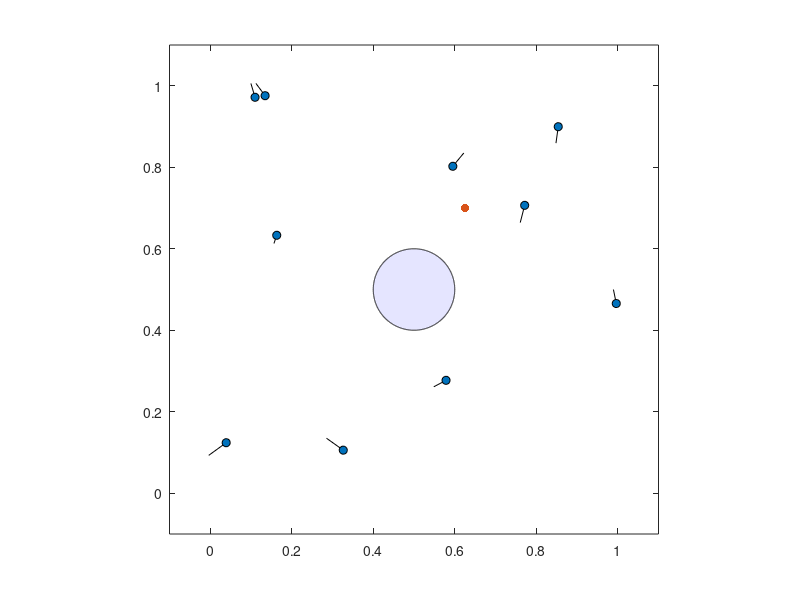

The MATLAB script that drew this image: (Note: this script raises an error after producing the figure.)
% This code generates a simulation of schools of fish chasing food.
% The fish is contained inside a box of size 1x1.
clear; close all; clc;

%% Simulation Setup
% States for fish
K1 = 10;
X = rand(2,K1);
v0 = 0.3;                   % speed limit for fish
V = 2*v0 * rand(2,K1)-v0;

% Food
K2 = 1;
F = rand(2,K2);
rho = 0.03;

% Behavioral parameters
lambda = 0.2;                           % inertia
beta   = 0.03;     Vb = zeros(size(V));    % group up
gamma  = 0.3;   Vg = zeros(size(V));    % move with CoG
mu     = 0.7;                           % loss factor for move w/ CoG
delta  = 10;    Vd = zeros(size(V));    % collision avoidance
eps    = 1;     Ve = zeros(size(V));    % attract by food
alpha  = 1;     Va = zeros(size(V));    % away from boundary
r      = 0.1;                           % min distance between fish

% Wall regions
theta = 0:0.001:2*pi;
pillar = [0.5+0.1*cos(theta);0.5+0.1*sin(theta)];
Potential = @(X) norm(X-0.5)-0.1;
for k = 1:K1
    while Potential(X(:,k)) < 0.05
        X(:,k) = rand(2,1);
    end
end
for f = 1:K2
    while Potential(F(:,f)) < 0.05
        F(:,f) = rand(2,1);
    end
end

% GIF
fps = 20;
Movie = [];

% Time
dt = 1/fps;
T = 0:dt:10;

% Plot initialization -----------------------------------------------------
figure;
tail_length = 0.15;
plot([X(1,:);X(1,:)-tail_length*V(1,:)],[X(2,:);X(2,:)-tail_length*V(2,:)],'black');
hold on
scatter(X(1,:),X(2,:),'yellow','filled','o','MarkerEdgeColor','black');
scatter(F(1,:),F(2,:),'red','filled','o');
fill(pillar(1,:),pillar(2,:),[0.8,0.8,1],'EdgeColor','black','FaceAlpha',0.5);
hold off
axis([-0.1,1.1,-0.1,1.1]);
axis square;
set(gcf,'Color',[1,1,1]);
Movie = [Movie,getframe(gcf)];

%% Simulation
for t = 1:length(T)
% Food dynamics =======================================================
    for f = 1:K2
        dist_f2f = vecnorm(X - F(:,f));
        if min(dist_f2f) < rho
            F(:,f) = rand(2,1); % replenish new food once one is eaten
            while Potential(F(:,f)) < 0.05
                F(:,f) = rand(2,1);
            end
        end
    end

% Fish dynamics =======================================================
    % 0. Find group (adjacency matrix & combination matrix)
    Adjacency = zeros(K1,K1);
    for k = 1:K1
        dist_f2f = vecnorm(X - X(:,k));
        Adjacency(k,:) = dist_f2f < 1.5 * r;
    end
    [Combination,~] = generate_combination_policy(Adjacency,0,'metropolis');
    % 1. Grouping up
    for k = 1:K1
        if sum(Adjacency(:,k)) == 1
            Vb(:,k) = zeros(2,1);
        else
            dist_f2f = vecnorm(X - X(:,k));
            dist_f2f(k) = inf;
            [~,j] = min(dist_f2f);
            Vb(:,k) = (X(:,j) - X(:,k)) / norm(X(:,j) - X(:,k));
        end
    end
    % 2. Move with center of gravity
    Vg = ((1-mu) * Vg + mu * V) * Combination';
    % 3. Avoid collision
    Vd = zeros(size(Vd));
    for k = 1:K1
        if sum(Adjacency(:,k)) == 1
            continue
        end
        for j = 1:K1
            if j == k
                continue
            end
            if Adjacency(j,k)
                d_f2f = X(:,j) - X(:,k);
                Vd(:,k) = Vd(:,k) + (norm(d_f2f) - r) * d_f2f / norm(d_f2f);
            end
        end
        % Vd(:,k) = Vd(:,k) / (sum(Adjacency(:,k))-1);
    end
    % 4. Attracted by closest food
    for k = 1:K1
        dist_f2f = vecnorm(F - X(:,k));
        [~,f] = min(dist_f2f);
        Ve(:,k) = (F(:,f) - X(:,k)) / norm(F(:,f) - X(:,k));
    end
    % 5. Away from boundary
    Va = zeros(size(Va));
    for k = 1:K1
        if X(1,k) > 1
            Va(1,k) = -1;
        elseif X(1,k) < 0
            Va(1,k) = 1;
        end
        if X(2,k) > 1
            Va(2,k) = -1;
        elseif X(2,k) < 0
            Va(2,k) = 1;
        end
        if Potential(X(:,k)) < 0.05
            n = (X(:,k) - [0.5;0.5]) / norm(X(:,k) - [0.5;0.5]);
            n_perp = [-n(2);n(1)];
            if V(:,k)' * n_perp > 0
                Va(:,k) = 0.5 * n + n_perp;
            else
                Va(:,k) = 0.5 * n - n_perp;
            end
        end
    end
    % 6. Changing the velocity --------------------------------------------
    V = lambda * V + (1-lambda) * v0 * (beta * Vb + gamma * Vg + delta * Vd ...
                                   + eps * Ve + alpha * Va);
    for k = 1:K1
        if norm(V(:,k)) > v0
            V(:,k) = v0 * V(:,k) / norm(V(:,k));
        end
    end
    % 7. Changing the position --------------------------------------------
    X = X + dt * V;
    
% Plot figure =========================================================
    plot([X(1,:);X(1,:)-tail_length*V(1,:)],[X(2,:);X(2,:)-tail_length*V(2,:)],'black');
    hold on
    scatter(X(1,:),X(2,:),'yellow','filled','o','MarkerEdgeColor','black');
    scatter(F(1,:),F(2,:),'red','filled','o');
    fill(pillar(1,:),pillar(2,:),[0.8,0.8,1],'EdgeColor','black','FaceAlpha',0.5);
    hold off
    axis([-0.1,1.1,-0.1,1.1]);
    axis square;

% GIF frame ===========================================================
    Movie = [Movie,getframe(gcf)];
end

%% Generate GIF
for j = 1:length(Movie)
	[image,map]=frame2im(Movie(j));		% converts frame to images
	[im,map2]=rgb2ind(image,256);		% converts RGB images to indexed images
	if j==1
		imwrite(im,map2, 'Fish_and_Food.gif','gif','writeMode','overwrite','delaytime',dt,'loopcount',inf);
	else
		imwrite(im,map2,'Fish_and_Food.gif','gif','writeMode','append','delaytime',dt);
	end
end